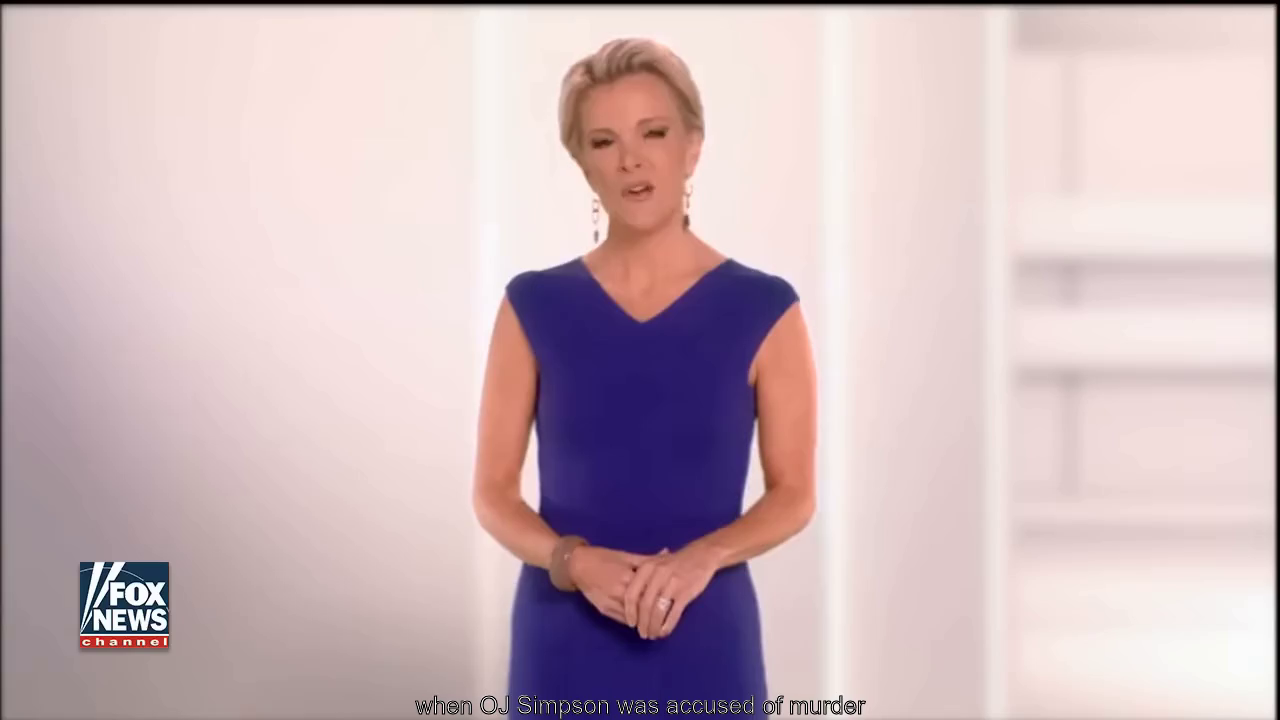
#> input picture frame 0 of xcaptacity/a.mp4, 1280 x 720 px, given in place of Ancelotti to MBappe AFter Classico.mp4, which was not available
$ python thumbnail.py   (older library calls are emulated)
#> lines starting #> are read from the running program, lines starting #| are printed output that depends on the picture; pictures that were not available may be replaced by others from this repository, and a replacement may not be noted
import cv2
from PIL import Image
import numpy as np
import logging
import os

# Configure logging
logging.basicConfig(
    level=logging.INFO, format="%(asctime)s - %(levelname)s - %(message)s"
)
logger = logging.getLogger(__name__)

def create_thumbnail(video_path, output_path, num_samples=10):
    """
    Create a thumbnail by sampling multiple frames from the video and selecting the best one.

    Args:
        video_path (str): Path to the video file
        output_path (str): Path where thumbnail should be saved
        num_samples (int): Number of frames to sample from the video

    Returns:
        bool: True if thumbnail was created successfully, False otherwise
    """
#> called with num_samples = 10
    # Open the video file
    cap = cv2.VideoCapture(video_path)

    # Get video properties
    fps = cap.get(cv2.CAP_PROP_FPS)
    frame_count = int(cap.get(cv2.CAP_PROP_FRAME_COUNT))
    duration = frame_count / fps

    # Calculate frame positions to sample
    sample_positions = [
        int((duration * i / (num_samples - 1)) * fps)
        for i in range(num_samples)
    ]

    best_frame = None
    best_score = -float('inf')

    for frame_pos in sample_positions:
        # Set frame position
        cap.set(cv2.CAP_PROP_POS_FRAMES, frame_pos)

        # Read the frame
        ret, frame = cap.read()
        if not ret:
            continue

        # Calculate frame quality score
        score = calculate_frame_quality(frame)

        if score > best_score:
            best_score = score
            best_frame = frame
            logger.info(f"New best frame found at position {frame_pos}/{frame_count} with score {score:.2f}")
#> this loop made 10 passes
#> (brightness in calculate_frame_quality, brightness_score in calculate_frame_quality, contrast in calculate_frame_quality, laplacian_var in calculate_frame_quality, final_score in calculate_frame_quality, score, best_score) on pass 1: (191.2, -63.74, 61.19, 586.6, 117.1, 117.1, 117.1)
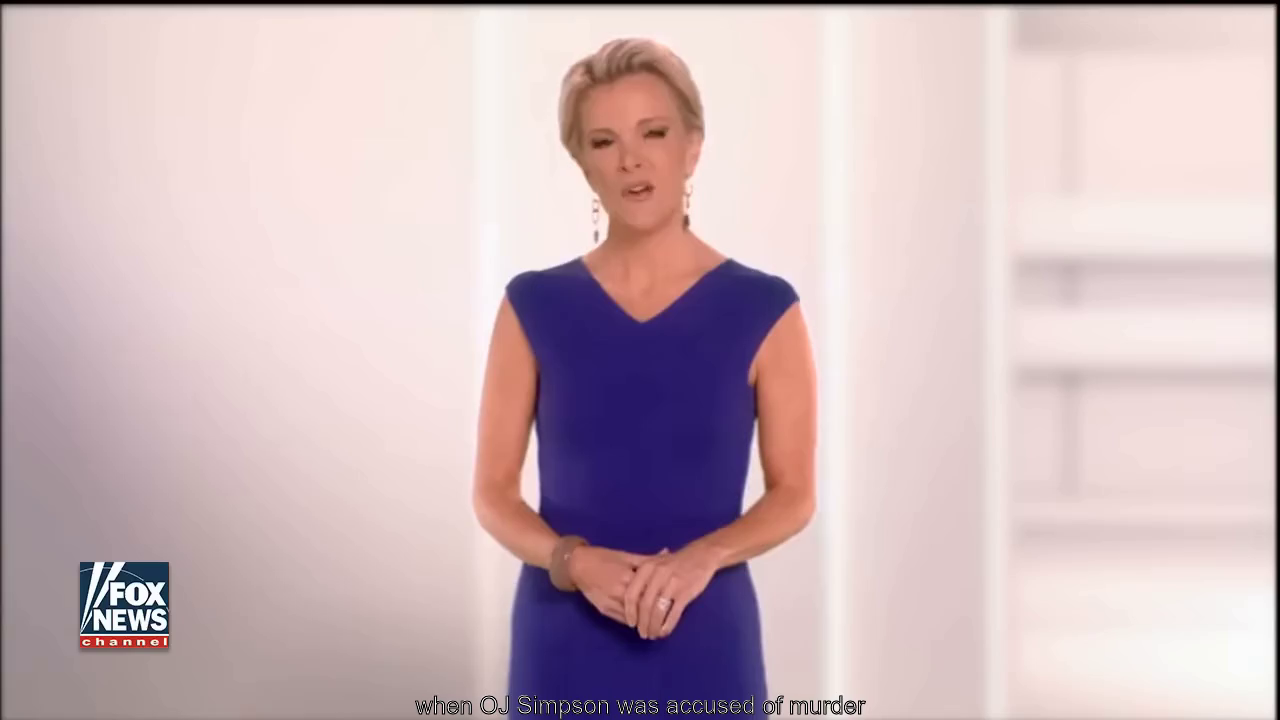
#> input picture frame 0 of xcaptacity/a.mp4, 1280 x 720 px, given in place of Ancelotti to MBappe AFter Classico.mp4, which was not available
#> pass 1, in calculate_frame_quality, `gray = cv2.cvtColor(frame, cv2.COLOR_BGR2GRAY)`:
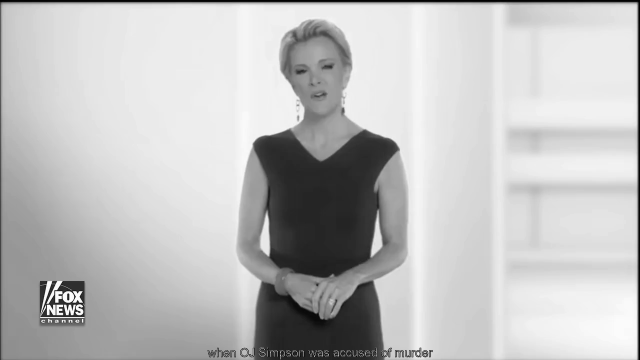
#> gray: shape (720, 1280) (shown at 1/2 size); min 0, max 255, mean 191.2
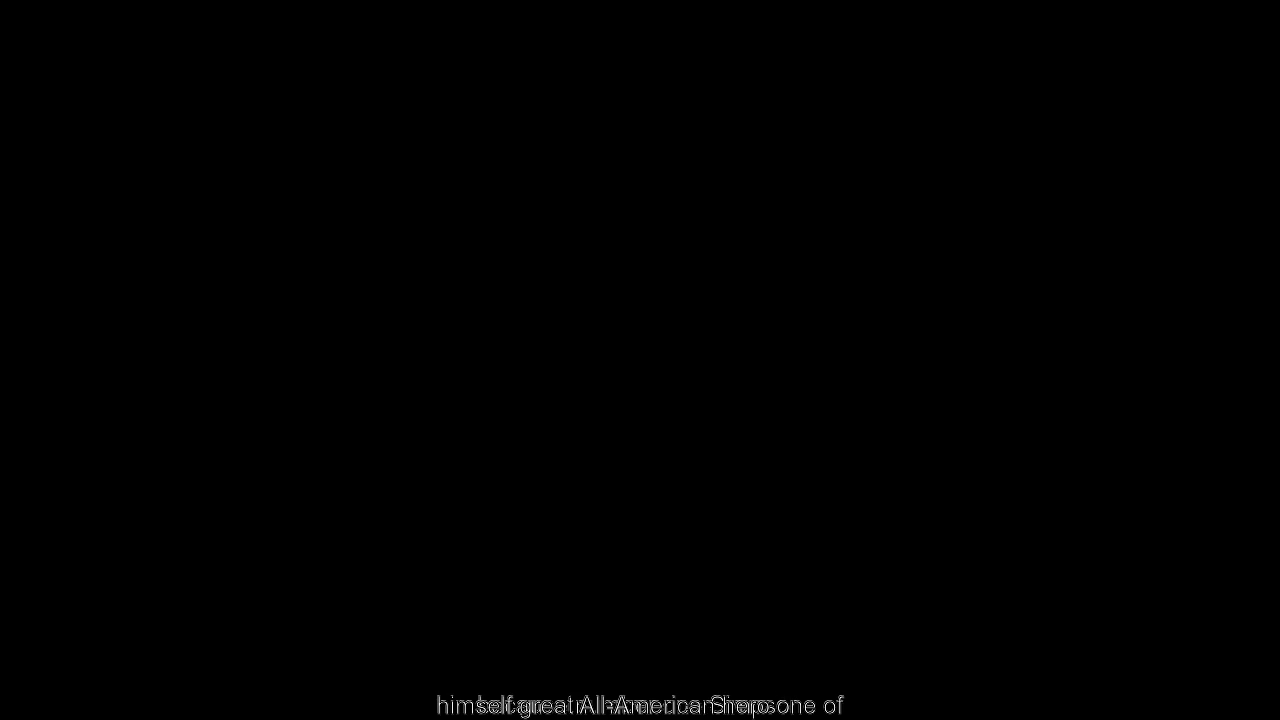
#> input picture frame 1182 of xcaptacity/a.mp4, 1280 x 720 px, given in place of Ancelotti to MBappe AFter Classico.mp4, which was not available
#> best_frame is the input picture: shape (720, 1280, 3); mean B, G, R 189.1, 184.4, 205.6
#> after the loop, best_score = 117.1

    if best_frame is None:
        logger.error(f"Could not find any valid frames in video: {video_path}")
        return False

    # Convert BGR to RGB
    frame_rgb = cv2.cvtColor(best_frame, cv2.COLOR_BGR2RGB)

    # Create PIL Image
    image = Image.fromarray(frame_rgb)

    # Resize to YouTube thumbnail dimensions (1280x720)
    image = image.resize((1280, 720), Image.Resampling.LANCZOS)

    # Save thumbnail
    image.save(output_path, "JPEG", quality=95)

    # Release video capture
    cap.release()

    logger.info(f"Created thumbnail: {output_path} with quality score: {best_score:.2f}")
    return True

def calculate_frame_quality(frame):
    """
    Calculate a quality score for a frame using SAM2 and other metrics.

    Args:
        frame: OpenCV image frame

    Returns:
        float: Quality score (higher is better)
    """
    try:
        # Convert to grayscale for basic calculations
        gray = cv2.cvtColor(frame, cv2.COLOR_BGR2GRAY)

        # Basic metrics (keeping some from before)
        brightness = np.mean(gray)
        brightness_score = -abs(brightness - 127.5)
        contrast = np.std(gray)

        # Use SAM2 to detect objects and their prominence
        sam2_score = analyze_frame_with_sam2(frame)

        # Motion blur detection (higher values mean less blur)
        laplacian_var = cv2.Laplacian(gray, cv2.CV_64F).var()

        # Combine scores with weights
        final_score = (
            brightness_score * 0.1 +    # Basic image quality
            contrast * 0.1 +            # Basic image quality
            laplacian_var * 0.2 +       # Sharpness
            sam2_score * 0.6            # Give highest weight to ML-detected content
        )

        return final_score

    except Exception as e:
        logger.error(f"Error calculating frame quality: {str(e)}")
        return -float('inf')

def analyze_frame_with_sam2(frame):
    """
    Use SAM2 to analyze frame content and return a quality score.

    Args:
        frame: OpenCV image frame

    Returns:
        float: Content quality score based on SAM2 analysis
    """
    try:
        # Initialize SAM2 model (do this once and reuse)
        if not hasattr(analyze_frame_with_sam2, 'sam2_model'):
            from sam2 import sam2_image_predictor, SAM2

            # Use the model from our models directory
            sam_checkpoint = os.path.join(os.getcwd(), "models", "sam2_hiera_large.pt")
            analyze_frame_with_sam2.sam2_model = sam2_model_registry["hiera_large"](
                checkpoint=sam_checkpoint
            )

        # Convert frame to RGB
        frame_rgb = cv2.cvtColor(frame, cv2.COLOR_BGR2RGB)

        # Set image in predictor
        analyze_frame_with_sam2.sam2_model.set_image(frame_rgb)

        # Get automatic mask predictions
        masks, scores, _ = analyze_frame_with_sam2.sam2_model.predict()

        # Calculate score based on:
        # 1. Number of distinct objects detected
        num_objects = len(masks)

        # 2. Size and centrality of main objects
        object_scores = []
        height, width = frame.shape[:2]
        center_y, center_x = height // 2, width // 2

        for mask, confidence in zip(masks, scores):
            # Calculate object size relative to frame
            size_score = np.sum(mask) / (height * width)

            # Calculate center of mass
            y_indices, x_indices = np.where(mask)
            if len(y_indices) > 0 and len(x_indices) > 0:
                center_y_obj = np.mean(y_indices)
                center_x_obj = np.mean(x_indices)

                # Calculate distance from center (normalized)
                dist_from_center = np.sqrt(
                    ((center_y_obj - center_y) / height) ** 2 +
                    ((center_x_obj - center_x) / width) ** 2
                )
                centrality_score = 1 - dist_from_center

                # Include confidence score from SAM
                object_scores.append(size_score * centrality_score * confidence)

        # Combine scores
        if object_scores:
            # Favor frames with prominent, centered objects
            content_score = (
                0.4 * min(num_objects, 5) / 5 +  # Number of objects (cap at 5)
                0.6 * max(object_scores)         # Best object score
            )
        else:
            content_score = 0

        return content_score * 1000  # Scale up to be comparable with other metrics

    except Exception as e:
        logger.error(f"Error in SAM analysis: {str(e)}")
        return 0

video_path = os.path.join(os.getcwd(),'channels', 'sportsplanetx', 'videos','Ancelotti_to_MBappe_AFter_Classico','Ancelotti to MBappe AFter Classico.mp4')
output_path = os.path.join(os.path.dirname(video_path), 'thumbnail.jpg')
create_thumbnail(video_path, output_path)

$ run again, starting later in the video
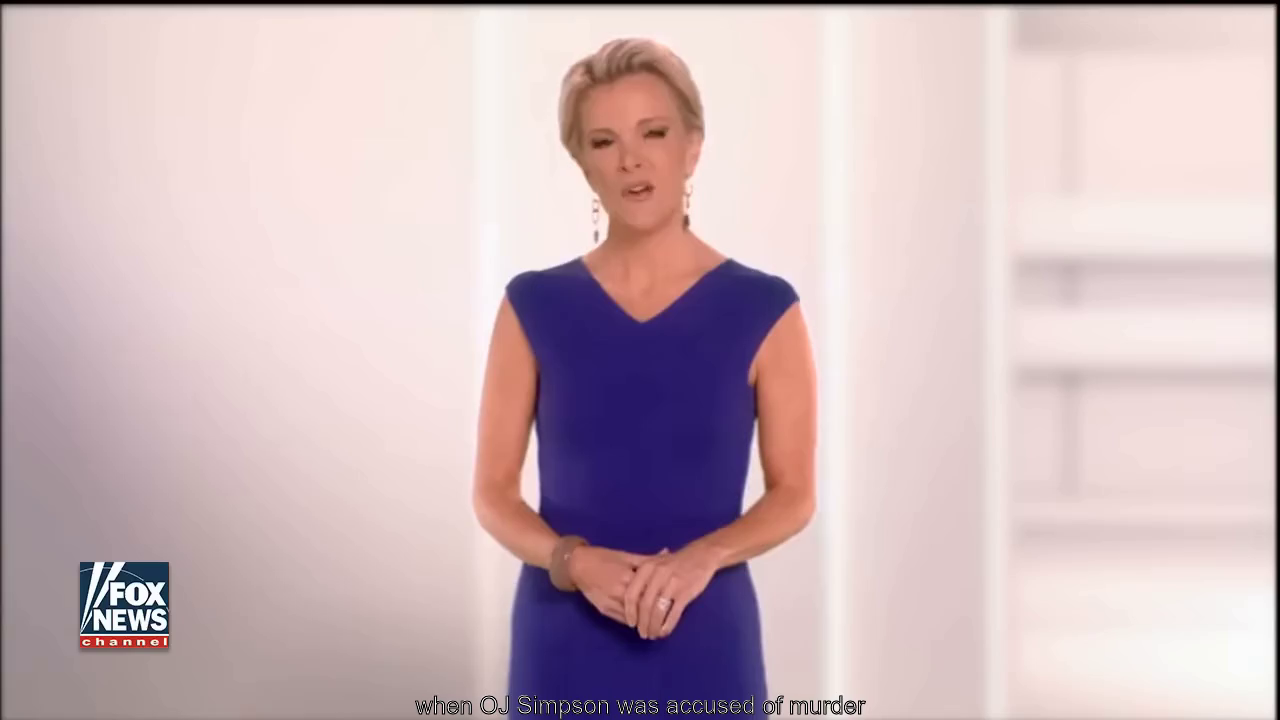
#> input picture frame 0 of xcaptacity/a.mp4, 1280 x 720 px, given in place of Ancelotti to MBappe AFter Classico.mp4, which was not available
#> the loop in create_thumbnail, `for frame_pos in sample_positions:` made 10 passes
#> (brightness in calculate_frame_quality, brightness_score in calculate_frame_quality, contrast in calculate_frame_quality, laplacian_var in calculate_frame_quality, final_score in calculate_frame_quality, score, best_score) on pass 1: (191.2, -63.74, 61.19, 586.6, 117.1, 117.1, 117.1)
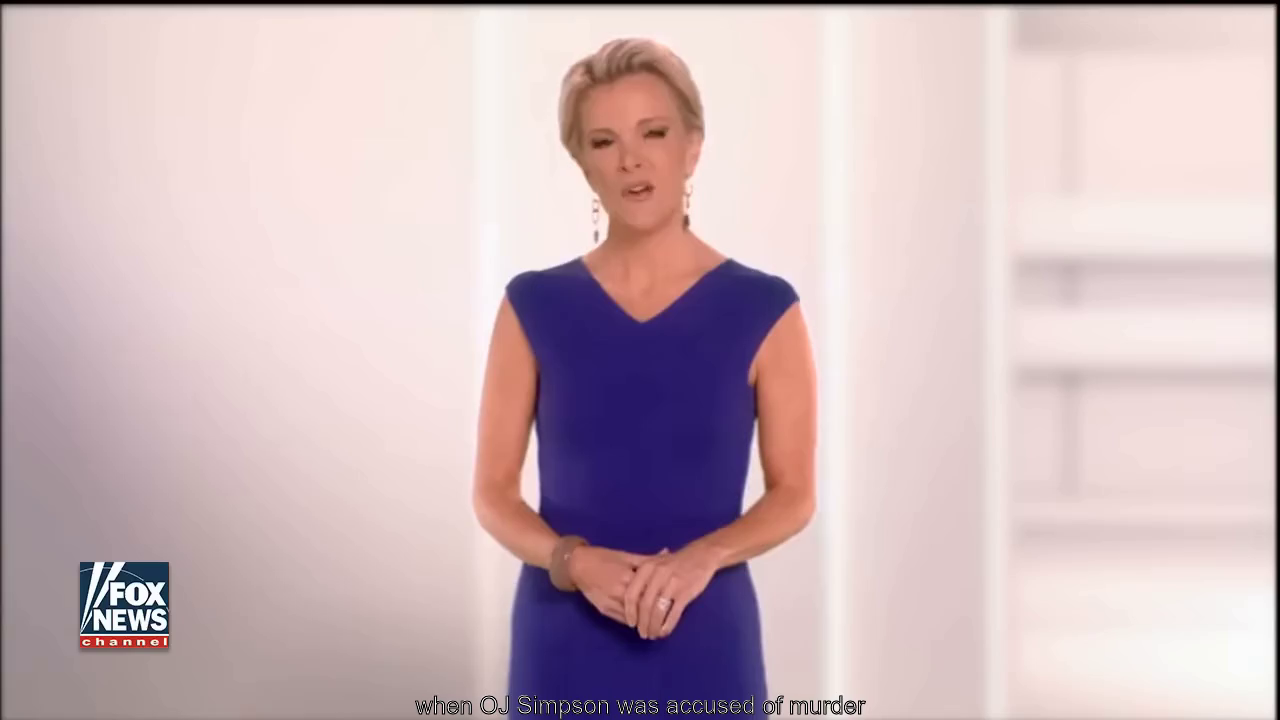
#> input picture frame 0 of xcaptacity/a.mp4, 1280 x 720 px, given in place of Ancelotti to MBappe AFter Classico.mp4, which was not available
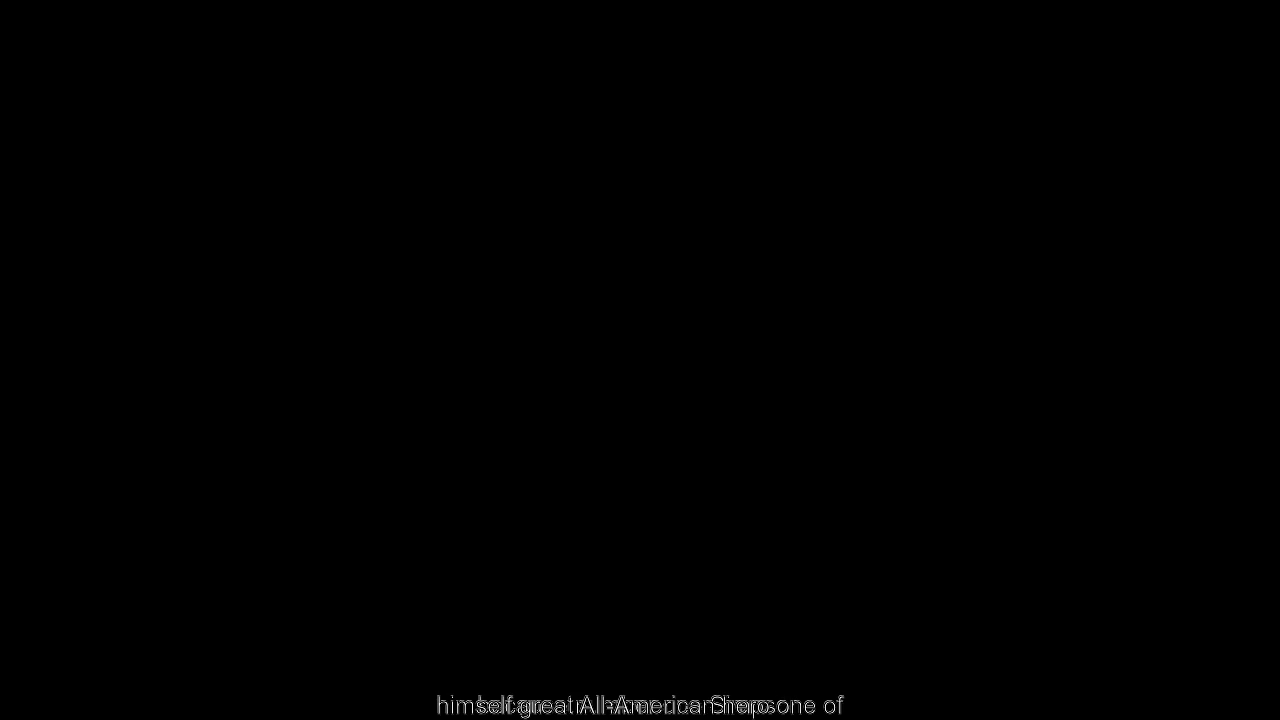
#> input picture frame 1182 of xcaptacity/a.mp4, 1280 x 720 px, given in place of Ancelotti to MBappe AFter Classico.mp4, which was not available
#> in create_thumbnail, best_frame is the input picture: shape (720, 1280, 3); mean B, G, R 189.1, 184.4, 205.6
#> after the loop in create_thumbnail, `for frame_pos in sample_positions:`: best_score = 117.1
